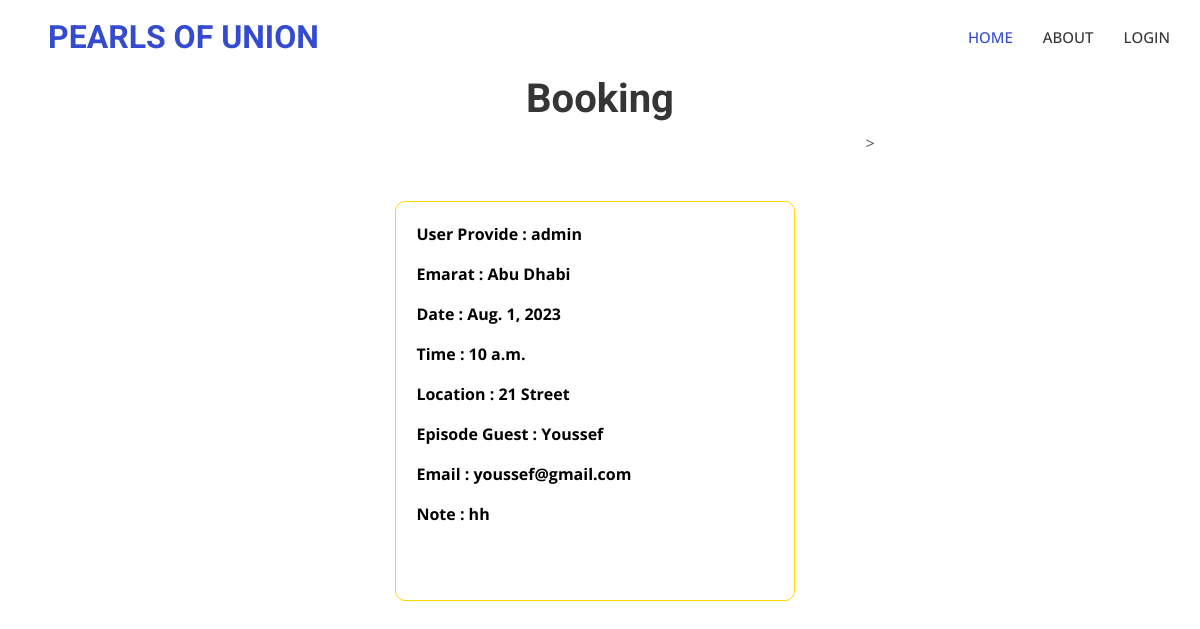
/one_booking/1, run on the app's committed database.
### appointment/models.py (models this page shows, shortened)
class Appointment(models.Model):
    Provider_id = models.ForeignKey(User , on_delete=models.SET_NULL, null=True)
    Provider_name = models.CharField(max_length=100)
    Emarat = models.CharField(max_length=50)
    Location = models.CharField(max_length=100)
    Guest = models.CharField(max_length=100)
    Email = models.EmailField(max_length=100)
    Note = models.TextField(max_length=500, blank=True)
    Date = models.DateField()
    Time = models.TimeField(auto_now=False)
    phone = models.CharField(max_length=11)
    class Meta:
        constraints  = [
            models.UniqueConstraint(fields=['Date', 'Time'], name='Date and Time')]

### appointment/views.py (the view)
# urls.py: path('one_booking/<int:id>', views.view_appointment_details , name='one_booking'),
def view_appointment_details(request , id):
    data = Appointment.objects.filter(id=id)
    return render(request , 'all_booking.html', {'data' : data})

### templates/all_booking.html (shortened to what this page needs)
{% load static %}
<!DOCTYPE html>
<html lang="en">
<head>
    <link href="https://cdnjs.cloudflare.com/ajax/libs/font-awesome/5.10.0/css/all.min.css" rel="stylesheet">
    <link href="https://cdn.jsdelivr.net/npm/bootstrap-icons@1.4.1/font/bootstrap-icons.css" rel="stylesheet">
    <link href="{% static 'lib/animate/animate.min.css' %}" rel="stylesheet">
    <link href="{% static 'css/bootstrap.min.css' %}" rel="stylesheet">
    <link href="{% static 'css/styles_.css' %}" rel="stylesheet">
</head>
<body>
    <nav class="navbar navbar-expand-lg bg-white navbar-light sticky-top p-0">
        <a href="{% url 'index' %}" class="navbar-brand d-flex align-items-center px-4 px-lg-5">
            <h2 class="m-0 text-primary">PEARLS OF UNION</h2>
        </a>
        <div class="collapse navbar-collapse" id="navbarCollapse">
            <div class="navbar-nav ms-auto p-4 p-lg-0">
                {% if user.is_authenticated %}
                <a href="{% url 'user_booking' user.id %}" class="nav-item nav-link">My Booking</a>
                {% if user.is_superuser %}
                <a href="{% url 'user_view' %}" class="nav-item nav-link">All Users</a>
                <a href="{% url 'create_user' %}" class="nav-item nav-link">Create Users</a>
                {% endif %}
                <a href="{% url 'logout' %}" class="dnav-item nav-link">Logout</a>
                {% else %}
                <a href="{% url 'index' %}" class="nav-item nav-link active">Home</a>
                <a href="#about" class="nav-item nav-link">About</a>
                <a href="{% url 'login' %}" class="dnav-item nav-link">Login</a>
                {% endif %}
                </div>
            </div>
    </nav>
    <h1 style="text-align: center;">Booking</h1>
    <div class="container">
        {% for details in data %}
        <div class="box">
                <p>User Provide : {{details.Provider_name}}</p>
                <p>Emarat : {{details.Emarat}} </p>
                <p>Date : {{details.Date}}</p>
                <p>Time : {{details.Time}}</p>
                <p>Location : {{details.Location}}</p>
                <p>Episode Guest : {{details.Guest}}</p>
                <p>Email : {{details.Email}}</p>
                <p>Note : {{details.Note}}</p>
            </div>>
            {% endfor %}
        </div>
</body>
</html>

### project/static/css/styles_.css (style rules this page uses)
:root { --primary: #344bcf; --light: #F5F5F5; --dark: #353535; }
.navbar-light .navbar-nav .nav-link { margin-right: 30px; padding: 25px 0; color: #FFFFFF; font-size: 15px; font-weight: 500; text-transform: uppercase; outline: none; }
.navbar-light .navbar-nav .nav-link:hover, .navbar-light .navbar-nav .nav-link.active { color: var(--primary); }
.navbar-light .navbar-brand, .navbar-light a.btn { height: 75px; }
.navbar-light .navbar-nav .nav-link { color: var(--dark); font-weight: 500; }
.navbar-light.sticky-top { top: -100px; transition: .5s; }
.container { display: flex; flex-wrap: wrap; justify-content: center; max-width: 1200px; margin: 0 auto; }
.box { background-color: #ddd; border: 1px solid gold; padding: 20px; margin: 70px; border-radius: 10px; width: 400px; height: 400px; background-color: transparent; }
.box p { color: black; font-weight: bold; }

### data on the page
Appointment: Provider_name "admin", Emarat "Abu Dhabi", Date "Aug. 1, 2023", Time "10 a.m.", Location "21 Street", Guest "Youssef", Email "youssef@gmail.com", Note "hh"
